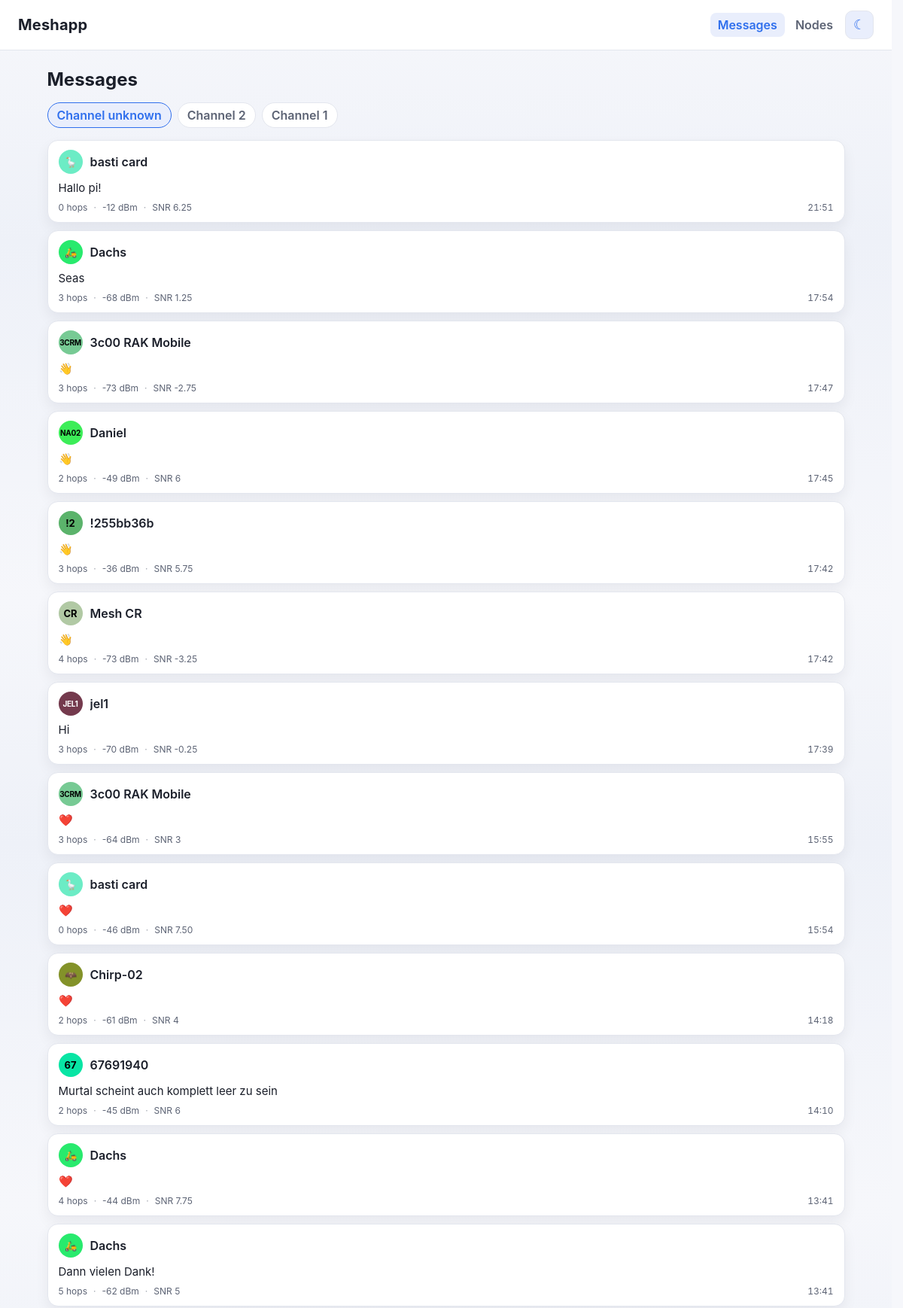
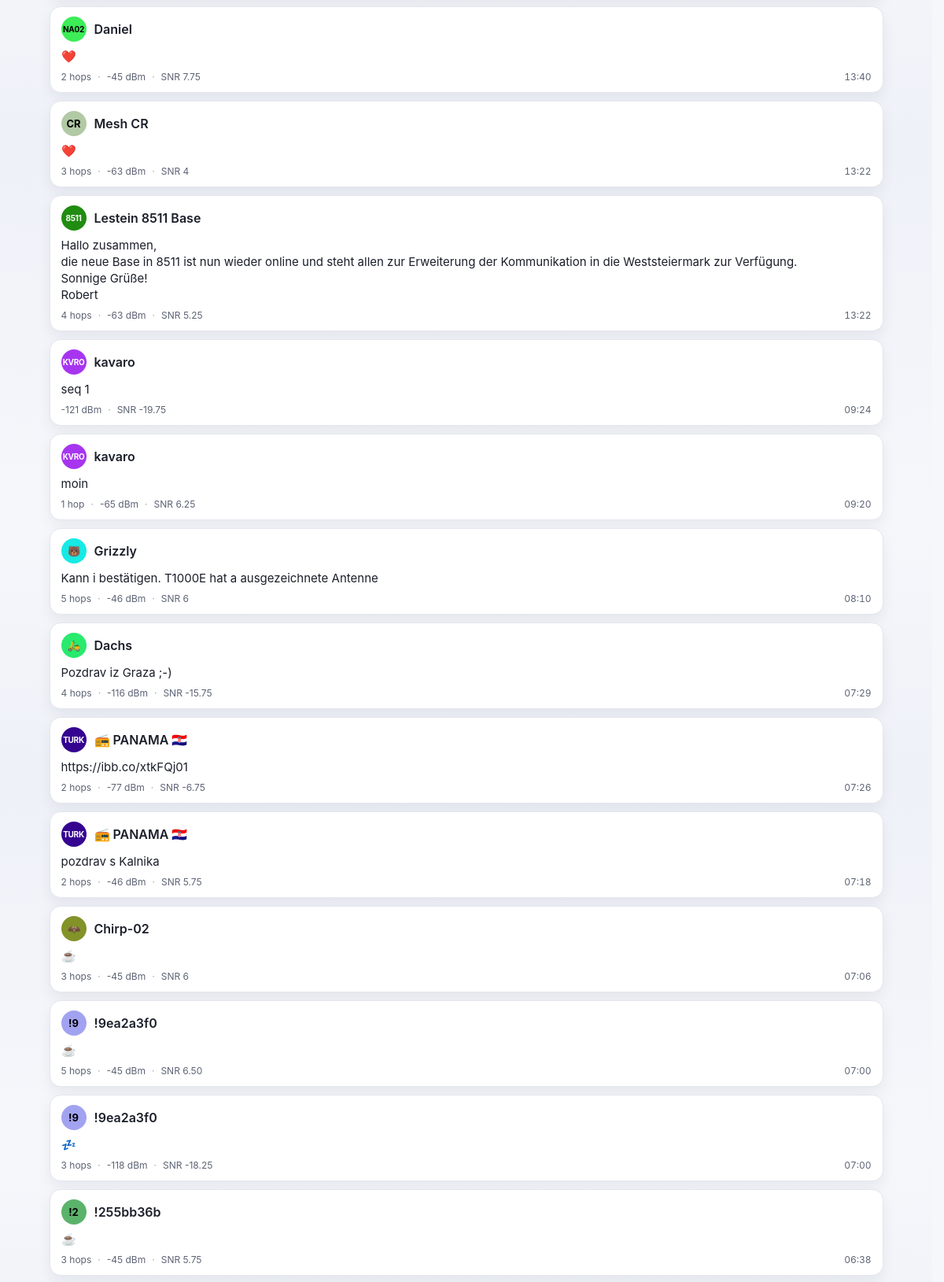
/messages/unknown (upper part), run on the app's committed database (2 pictures, top to bottom).
### tables this page shows
CREATE TABLE messages (
                id INTEGER PRIMARY KEY AUTOINCREMENT,
                rx_time INTEGER NOT NULL,
                channel_index INTEGER,
                channel_key TEXT,
                from_id TEXT,
                to_id TEXT,
                hops INTEGER,
                portnum TEXT,
                text TEXT,
                rx_rssi REAL,
                rx_snr REAL,
                decoded_json TEXT,
                raw_json TEXT
            , packet_id INTEGER);

CREATE TABLE nodes (
                node_id TEXT PRIMARY KEY,
                short_name TEXT,
                long_name TEXT,
                hw_model TEXT,
                last_seen INTEGER,
                last_ping INTEGER,
                last_hops INTEGER,
                last_telemetry INTEGER,
                last_position INTEGER,
                battery_level REAL,
                battery_voltage REAL,
                temperature REAL,
                humidity REAL,
                pressure REAL,
                telemetry_json TEXT,
                position_json TEXT,
                non_message_day TEXT,
                telemetry_count_total INTEGER DEFAULT 0,
                telemetry_count_daily INTEGER DEFAULT 0,
                nodeinfo_count_total INTEGER DEFAULT 0,
                nodeinfo_count_daily INTEGER DEFAULT 0,
                position_count_total INTEGER DEFAULT 0,
                position_count_daily INTEGER DEFAULT 0,
                other_count_total INTEGER DEFAULT 0,
                other_count_daily INTEGER DEFAULT 0
            , role TEXT, macaddr TEXT, public_key TEXT, first_seen INTEGER, last_rx_snr REAL, last_rx_rssi REAL, online_since INTEGER, uptime_seconds INTEGER, channel_utilization REAL, air_util_tx REAL);

### main.py (the view)
@app.route("/messages/<channel_key>")
def messages_channel(channel_key):
    channels = _get_available_channels()
    return _render_messages(channel_key, channels)

### main.py (called while the page is built)
def _format_message_time(value):
    if not value:
        return "-"
    dt = datetime.fromtimestamp(int(value), tz=timezone.utc).astimezone()
    today = datetime.now().astimezone().date()
    if dt.date() == today:
        return dt.strftime("%H:%M")
    return dt.strftime("%d.%m.%Y %H:%M")

def _format_value(value, digits=2):
    if value is None:
        return "-"
    try:
        number = float(value)
    except (TypeError, ValueError):
        return str(value)
    if number != number or number in (float("inf"), float("-inf")):
        return "-"
    if number.is_integer():
        return str(int(number))
    return f"{number:.{digits}f}"

def _parse_node_num(value):
    if value is None:
        return None
    if isinstance(value, int):
        return value
    text = str(value).strip()
    if not text:
        return None
    if text.startswith("!"):
        text = text[1:]
        base = 16
    elif text.startswith("0x"):
        text = text[2:]
        base = 16
    else:
        base = 16 if any(char in text for char in "abcdefABCDEF") else 10
    try:
        return int(text, base)
    except ValueError:
        return None

def _node_avatar_colors(node_id):
    node_num = _parse_node_num(node_id)
    if node_num is None:
        return {"avatar_bg": None, "avatar_fg": None}
    red = (node_num & 0xFF0000) >> 16
    green = (node_num & 0x00FF00) >> 8
    blue = node_num & 0x0000FF
    brightness = ((red * 0.299) + (green * 0.587) + (blue * 0.114)) / 255
    foreground = "#000000" if brightness > 0.5 else "#ffffff"
    background = f"#{red:02x}{green:02x}{blue:02x}"
    return {"avatar_bg": background, "avatar_fg": foreground}

def _db_connect():
    conn = sqlite3.connect(DB_PATH, timeout=30)
    conn.row_factory = sqlite3.Row
    return conn

def _get_available_channels():
    with _db_connect() as conn:
        rows = conn.execute(
            """
            SELECT channel_key, channel_index, MAX(rx_time) AS last_rx
            FROM messages
            WHERE channel_key IS NOT NULL
            GROUP BY channel_key, channel_index
            ORDER BY last_rx DESC
            """
        ).fetchall()
    return [dict(row) for row in rows]

def _find_channel_info(channels, channel_key):
    for channel in channels:
        if channel.get("channel_key") == channel_key:
            return channel
    return {"channel_key": channel_key, "channel_index": None}

### templates/messages.html (shortened to what this page needs)
{% extends "base.html" %}
{% block content %}
<h1>Messages</h1>
{% if channels %}
  <div class="channel-tabs">
    {% for channel in channels %}
      {% set channel_label = "Channel " ~ (channel.channel_index if channel.channel_index is not none else (channel.channel_key or "?")) %}
      <a href="{{ url_for('messages_channel', channel_key=channel.channel_key) }}"
         class="{% if channel.channel_key == current_channel.channel_key %}active{% endif %}"
         title="Key: {{ channel.channel_key }}">{{ channel_label }}</a>
    {% endfor %}
  </div>
{% endif %}
<div id="messages-list" class="message-list">
  {% if messages %}
    {% for msg in messages %}
      {% set display_name = msg.long_name or msg.short_name or msg.from_id or "-" %}
      {% set avatar_text_raw = msg.short_name or (msg.long_name[:2] if msg.long_name else (msg.from_id[:2] if msg.from_id else "?")) %}
      {% set avatar_text = avatar_text_raw[:4] | upper %}
      {% set avatar_small = avatar_text | length >= 4 %}
      <article class="bubble bubble--clickable" data-message-id="{{ msg.id }}" tabindex="0" role="button" aria-label="View message details">
        <header class="bubble__header">
          <button type="button" class="node-button" data-node-id="{{ msg.from_id or '' }}">
            <span class="avatar{% if avatar_small %} avatar--small{% endif %}"
                  {% if msg.avatar_bg or msg.avatar_fg %}style="{% if msg.avatar_bg %}background: {{ msg.avatar_bg }};{% endif %}{% if msg.avatar_fg %} color: {{ msg.avatar_fg }};{% endif %}"{% endif %}>{{ avatar_text }}</span>
            <span class="node-name">{{ display_name }}</span>
          </button>
        </header>
        {% if msg.text %}
          <div class="bubble__body">{{ msg.text }}</div>
        {% else %}
          <div class="bubble__body bubble__body--meta"><span class="tag">{{ msg.portnum or "unknown" }}</span></div>
        {% endif %}
        <footer class="bubble__footer">
          <span class="bubble__meta">
            {% if msg.hops is not none %}<span>{{ msg.hops }} {{ "hop" if msg.hops == 1 else "hops" }}</span>{% endif %}
            {% if msg.rx_rssi is not none %}<span>{{ msg.rx_rssi | value }} dBm</span>{% endif %}
            {% if msg.rx_snr is not none %}<span>SNR {{ msg.rx_snr | value }}</span>{% endif %}
          </span>
          <time class="bubble__time" datetime="{{ msg.rx_time }}">{{ msg.rx_time | message_time }}</time>
        </footer>
      </article>
    {% endfor %}
  {% else %}
    <div class="empty-state">No messages yet.</div>
  {% endif %}
</div>
{% endblock %}

### static/style.css (style rules this page uses)
:root { color-scheme: light; --bg: #f6f7fb; --bg-gradient: linear-gradient(180deg, #f6f7fb, #eef1f8 40%, #f6f7fb 100%); --panel: #ffffff; --panel-hover: #f4f6fb; --text: #1b1f2a; --muted: #5c6374; --accent: #2f6fed; --accent-soft: #e9eefc; --border: #e3e6ee; --shadow: 0 8px 18px rgba(16, 24, 40, 0.06); --shadow-strong: 0 20px 50px rgba(16, 24, 40, 0.25); --overlay: rgba(16, 24, 40, 0.55); --tag-bg: #e9eefc; --tag-fg: #2f6fed; --font-main: -apple-system, BlinkMacSystemFont, "Segoe UI", system-ui, Roboto, "Helvetica Neue", Arial, sans-serif, "Apple Color Emoji", "Segoe UI Emoji", "Noto Color Emoji"; --font-avatar: "Segoe UI Emoji", "Apple Color Emoji", "Noto Color Emoji", "Segoe UI Symbol", "Noto Emoji", -apple-system, BlinkMacSystemFont, "Segoe UI", system-ui, sans-serif; }
* { box-sizing: border-box; }
html, body { height: 100%; }
html { scrollbar-gutter: stable; }
body { margin: 0; font-family: var(--font-main); background: var(--bg); background-image: var(--bg-gradient); color: var(--text); -webkit-text-size-adjust: 100%; text-rendering: optimizeLegibility; min-height: 100vh; }
a { color: var(--accent); }
button { font-family: inherit; color: inherit; }
h1 { margin: 0 0 16px; font-size: clamp(20px, 2.5vw, 24px); }
.node-button { display: inline-flex; align-items: center; gap: 10px; background: none; border: none; padding: 4px 6px; margin: -4px -6px; border-radius: 8px; cursor: pointer; color: inherit; text-align: left; font: inherit; max-width: 100%; }
.avatar { width: 32px; height: 32px; border-radius: 50%; background: var(--accent-soft); color: var(--accent); font-weight: 700; font-size: 13px; font-family: var(--font-main); display: inline-flex; align-items: center; justify-content: center; flex: 0 0 auto; line-height: 1; white-space: nowrap; overflow: hidden; }
.avatar--small { font-size: 10px; letter-spacing: -0.03em; }
.node-name { font-weight: 600; overflow: hidden; text-overflow: ellipsis; white-space: nowrap; }
.channel-tabs { display: flex; flex-wrap: wrap; gap: 8px; margin: 0 0 16px; }
.channel-tabs a { padding: 6px 12px; border-radius: 999px; border: 1px solid var(--border); color: var(--muted); text-decoration: none; font-weight: 600; background: var(--panel); }
.channel-tabs a.active { border-color: var(--accent); color: var(--accent); background: var(--accent-soft); }
.message-list { display: flex; flex-direction: column; gap: 10px; }
.bubble { background: var(--panel); border: 1px solid var(--border); border-radius: 14px; padding: 12px 14px; display: flex; flex-direction: column; gap: 8px; box-shadow: var(--shadow); }
.bubble--clickable { cursor: pointer; transition: border-color 0.12s ease, box-shadow 0.12s ease, background 0.12s ease; }
.bubble__header { display: flex; }
.bubble__body { font-size: 15px; line-height: 1.4; word-wrap: break-word; overflow-wrap: anywhere; white-space: pre-wrap; }
.bubble__footer { display: flex; justify-content: space-between; align-items: baseline; gap: 12px; flex-wrap: wrap; font-size: 12px; color: var(--muted); }
.bubble__meta { display: inline-flex; flex-wrap: wrap; gap: 8px; }
.bubble__meta span + span::before { content: "·"; margin-right: 8px; opacity: 0.6; }
.bubble__time { font-variant-numeric: tabular-nums; white-space: nowrap; }

### data on the page
messages: avatar_text "🪿", text "Hallo pi!", hops "0", hops "hops", rx_rssi|value "-12", rx_snr|value "6.25", rx_time|message_time "21:51"
nodes: long_name "basti card"
messages: avatar_text "🛵", text "Seas", hops "3", hops "hops", rx_rssi|value "-68", rx_snr|value "1.25", rx_time|message_time "17:54"
nodes: long_name "Dachs"
messages: avatar_text "3CRM", text "👋", hops "3", hops "hops", rx_rssi|value "-73", rx_snr|value "-2.75", rx_time|message_time "17:47"
nodes: long_name "3c00 RAK Mobile"
messages: avatar_text "NA02", text "👋", hops "2", hops "hops", rx_rssi|value "-49", rx_snr|value "6", rx_time|message_time "17:45"
nodes: long_name "Daniel"
messages: avatar_text "!2", from "!255bb36b", text "👋", hops "3", hops "hops", rx_rssi|value "-36", rx_snr|value "5.75", rx_time|message_time "17:42"
messages: avatar_text "CR", text "👋", hops "4", hops "hops", rx_rssi|value "-73", rx_snr|value "-3.25", rx_time|message_time "17:42"
nodes: long_name "Mesh CR"
messages: avatar_text "JEL1", text "Hi", hops "3", hops "hops", rx_rssi|value "-70", rx_snr|value "-0.25", rx_time|message_time "17:39"
nodes: long_name "jel1"
messages: avatar_text "3CRM", text "❤️", hops "3", hops "hops", rx_rssi|value "-64", rx_snr|value "3", rx_time|message_time "15:55"
messages: avatar_text "🪿", text "❤️", hops "0", hops "hops", rx_rssi|value "-46", rx_snr|value "7.50", rx_time|message_time "15:54"
messages: avatar_text "🦇", text "❤️", hops "2", hops "hops", rx_rssi|value "-61", rx_snr|value "4", rx_time|message_time "14:18"
nodes: long_name "Chirp-02"
messages: avatar_text "67", from "67691940", text "Murtal scheint auch komplett leer zu sein", hops "2", hops "hops", rx_rssi|value "-45", rx_snr|value "6", rx_time|message_time "14:10"
messages: avatar_text "🛵", text "❤️", hops "4", hops "hops", rx_rssi|value "-44", rx_snr|value "7.75", rx_time|message_time "13:41"
messages: avatar_text "🛵", text "Dann vielen Dank!", hops "5", hops "hops", rx_rssi|value "-62", rx_snr|value "5", rx_time|message_time "13:41"
messages: avatar_text "NA02", text "❤️", hops "2", hops "hops", rx_rssi|value "-45", rx_snr|value "7.75", rx_time|message_time "13:40"
messages: avatar_text "CR", text "❤️", hops "3", hops "hops", rx_rssi|value "-63", rx_snr|value "4", rx_time|message_time "13:22"
messages: avatar_text "8511", text "Hallo zusammen, die neue Base in 8511 ist nun wieder online und steht allen zur Erweiterung der Kommunikation in die Weststeiermark zur Verfügung. Sonnige Grüße! Robert", hops "4", hops "hops", rx_rssi|value "-63", rx_snr|value "5.25", rx_time|message_time "13:22"
nodes: long_name "Lestein 8511 Base"
messages: avatar_text "KVRO", text "seq 1", rx_rssi|value "-121", rx_snr|value "-19.75", rx_time|message_time "09:24"
nodes: long_name "kavaro"
messages: avatar_text "KVRO", text "moin", hops "1", hops "hop", rx_rssi|value "-65", rx_snr|value "6.25", rx_time|message_time "09:20"
messages: avatar_text "🐻", text "Kann i bestätigen. T1000E hat a ausgezeichnete Antenne", hops "5", hops "hops", rx_rssi|value "-46", rx_snr|value "6", rx_time|message_time "08:10"
nodes: long_name "Grizzly"
messages: avatar_text "🛵", text "Pozdrav iz Graza ;-)", hops "4", hops "hops", rx_rssi|value "-116", rx_snr|value "-15.75", rx_time|message_time "07:29"
messages: avatar_text "TURK", text "https://ibb.co/xtkFQj01", hops "2", hops "hops", rx_rssi|value "-77", rx_snr|value "-6.75", rx_time|message_time "07:26"
nodes: long_name "📻 PANAMA 🇭🇷"
messages: avatar_text "TURK", text "pozdrav s Kalnika", hops "2", hops "hops", rx_rssi|value "-46", rx_snr|value "5.75", rx_time|message_time "07:18"
messages: avatar_text "🦇", text "☕", hops "3", hops "hops", rx_rssi|value "-45", rx_snr|value "6", rx_time|message_time "07:06"
messages: avatar_text "!9", from "!9ea2a3f0", text "☕", hops "5", hops "hops", rx_rssi|value "-45", rx_snr|value "6.50", rx_time|message_time "07:00"
messages: avatar_text "!9", from "!9ea2a3f0", text "💤", hops "3", hops "hops", rx_rssi|value "-118", rx_snr|value "-18.25", rx_time|message_time "07:00"
messages: avatar_text "!2", from "!255bb36b", text "☕", hops "3", hops "hops", rx_rssi|value "-45", rx_snr|value "5.75", rx_time|message_time "06:38"

### other printed values
{{ channel_label }} "Channel unknown" "Channel 2" "Channel 1"
